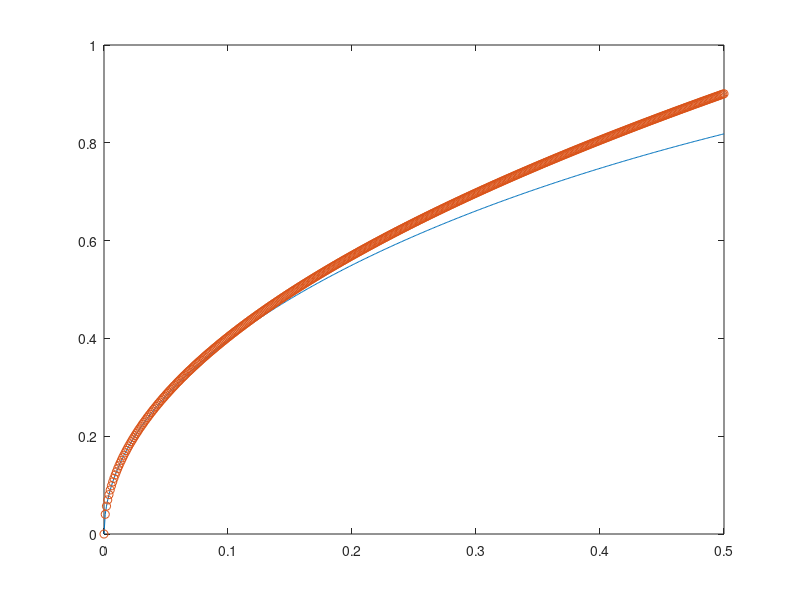

MATLAB code to generate this figure:
%
% Problem 4.6 check on flap effectiveness
%
F = 0:.001:.5; c=1;
cosPhi = 2.*F-1;
Phi = acos(cosPhi);
a1 = 2*pi;
a2 = 2.*(pi - Phi + sin(Phi));
eff = a2./a1;
effCk = 4.*sqrt(F)./pi;
plot(F,eff,F,effCk,'o')
